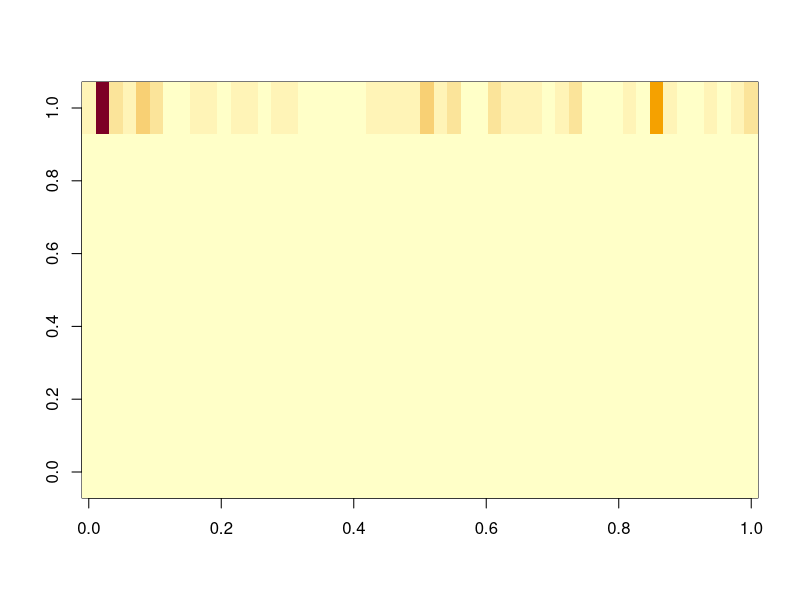

R code for this plot: (Note: this script raises an error after producing the figure.)
library(cluster)
state.x77
dim(state.x77)
image(state.x77)

data2_matrix = state.x77
data2[,1:8]
data2 = scale(data2_matrix)
str(data2)
class(data2)
#converting to data frame
df2= as.data.frame(data2_matrix)
head(df2)

#different distance methods such as euclidean, standardised euclidean or manhattan distance can be applied

distance <- dist(df2, method = 'euclidean')

#applying single linkage. Average can also be applied
#applying hierarchial clustering

h_s = hclust(distance ,method='single')
h_s
plot(h_s)

#applying kmeans clustering algorithm
kcluster = kmeans(df2, 4, iter.max = 20000, nstart = 5)
print(kcluster)

#visualizing the size of each clusters
#checking to see which state got the cluster

kcluster$size
kcluster$cluster

library(ggplot2)

pca_result <- prcomp(df2)
df_pca <- data.frame(pca_result$x[, 1:2], cluster = as.factor(kcluster$cluster))
ggplot(df_pca, aes(x = PC1, y = PC2, color = cluster)) +
  geom_point() +
  labs(title = "K-means Clustering Results", x = "Principal Component 1", y = "Principal Component 2")

# Silhouette plot
library(cluster)
sil_width <- silhouette(kcluster$cluster, dist(df2))
plot(sil_width, main = "Silhouette Plot for K-means Clustering")


# Elbow method to find the optimal number of clusters
wss <- numeric(10)
for (i in 1:10) {
  kmeans_model <- kmeans(df2, centers = i, iter.max = 20000, nstart = 5)
  wss[i] <- kmeans_model$tot.withinss
}
plot(1:10, wss, type = "b", xlab = "Number of Clusters", ylab = "Total Within Sum of Squares",
     main = "Elbow Method to Determine Optimal Cluster Number")

# Creating a heatmap for state.x77 data
heatmap(state.x77, scale = "column", Rowv = NA, Colv = NA, 
        col = colorRampPalette(brewer.pal(n = 7, name = "RdYlBu"))(100), 
        main = "Heatmap of state.x77 Data")

# Apply PCA and create biplot
pca_result <- prcomp(state.x77)
biplot(pca_result, main = "PCA Biplot for State.x77 Data")
